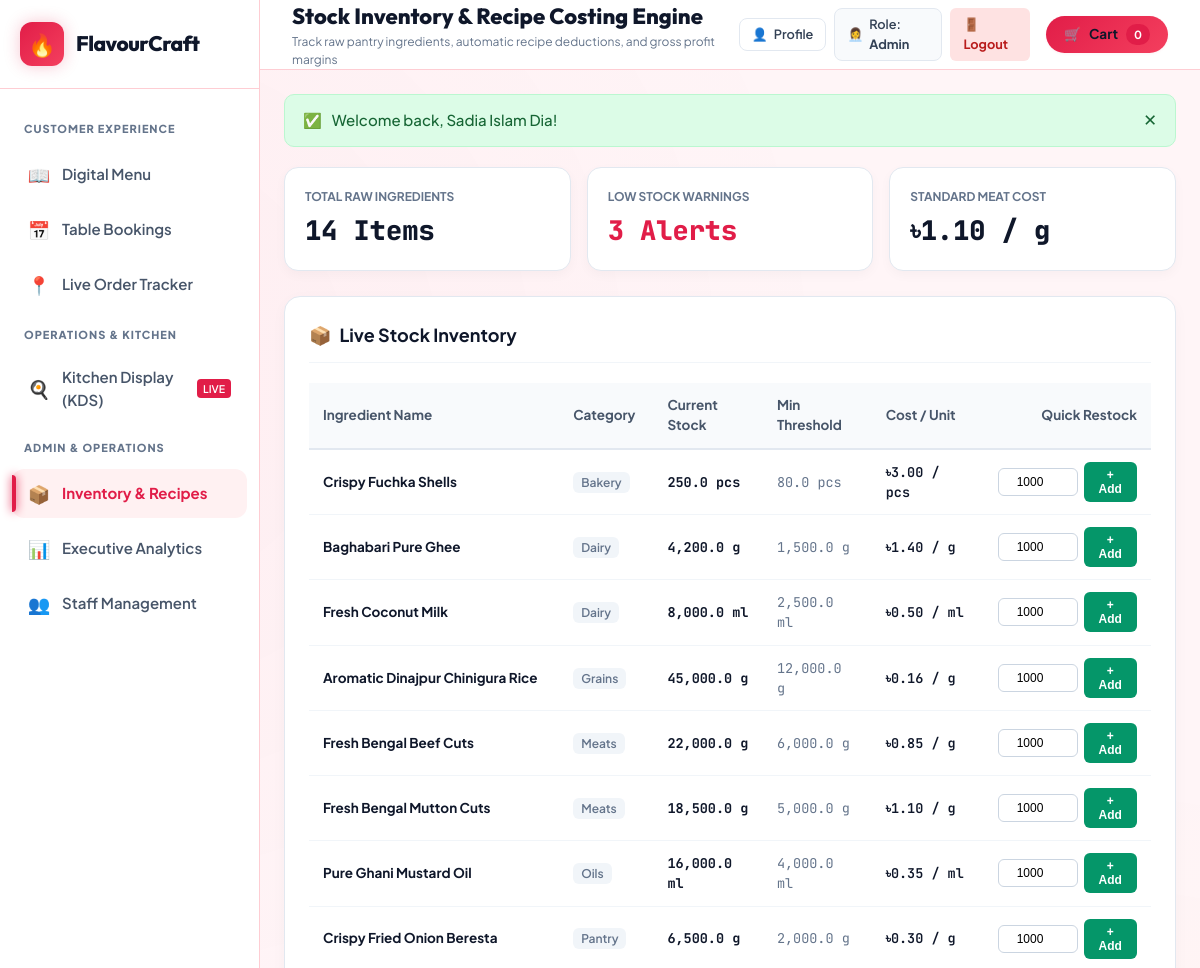
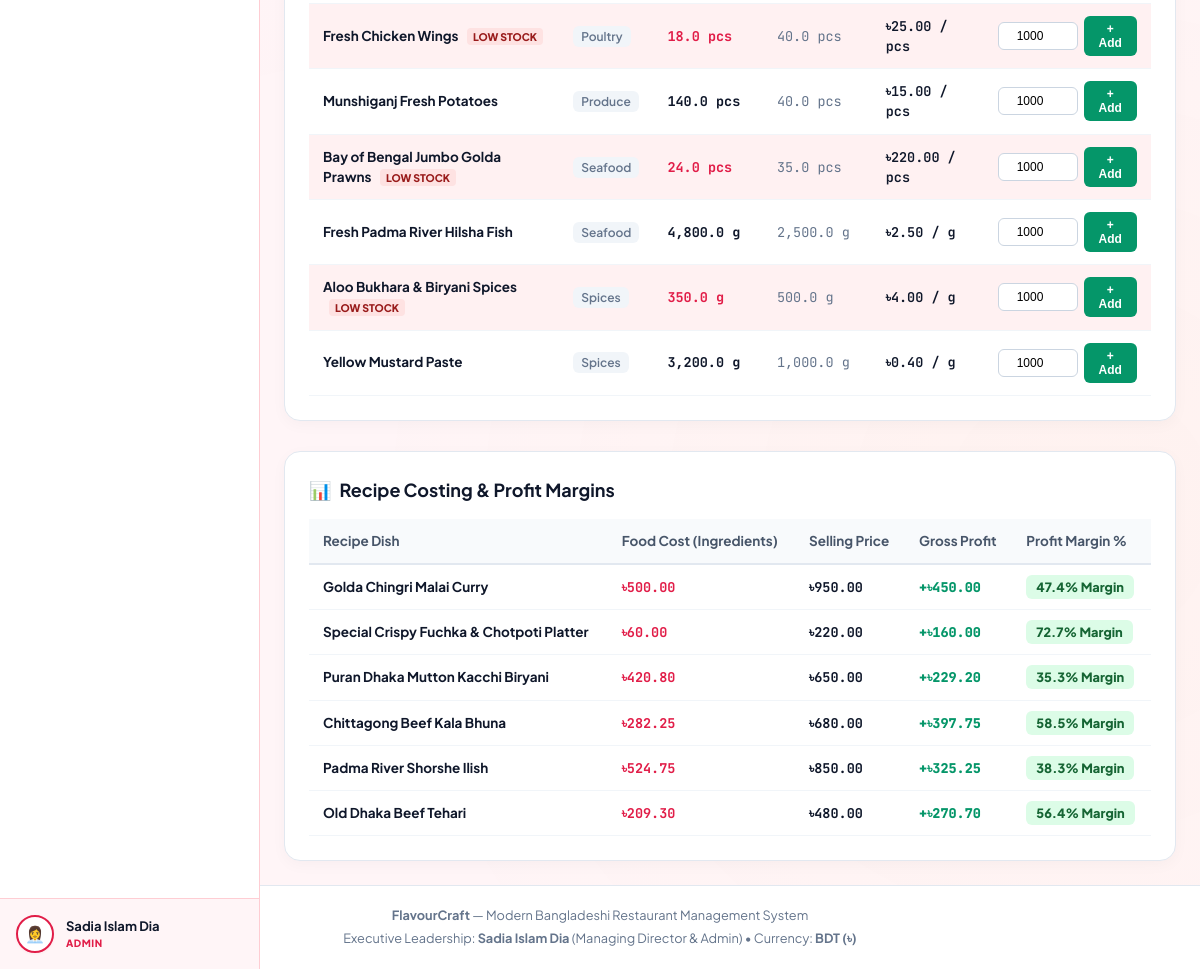
The app's page /inventory.php (signed in) with its own data (2 pictures, top to bottom).
### tables this page shows
CREATE TABLE `users` (
  `id` INT AUTO_INCREMENT PRIMARY KEY,
  `user_uid` VARCHAR(64) UNIQUE NOT NULL,
  `username` VARCHAR(50) UNIQUE NOT NULL,
  `password` VARCHAR(255) NOT NULL,
  `name` VARCHAR(100) NOT NULL,
  `role` ENUM('Admin', 'Manager', 'Kitchen', 'Customer') NOT NULL DEFAULT 'Customer',
  `avatar` VARCHAR(50) DEFAULT NULL,
  `phone` VARCHAR(30) DEFAULT NULL,
  `email` VARCHAR(100) DEFAULT NULL,
  `delivery_address` TEXT DEFAULT NULL,
  `created_at` TIMESTAMP DEFAULT CURRENT_TIMESTAMP
);

CREATE TABLE `inventory` (
  `id` INT AUTO_INCREMENT PRIMARY KEY,
  `ingredient_uid` VARCHAR(64) UNIQUE NOT NULL,
  `name` VARCHAR(150) NOT NULL,
  `category` VARCHAR(50) NOT NULL,
  `current_stock` DECIMAL(12,2) NOT NULL DEFAULT 0.00,
  `threshold` DECIMAL(12,2) NOT NULL DEFAULT 0.00,
  `unit` VARCHAR(20) NOT NULL,
  `cost_per_unit` DECIMAL(10,2) NOT NULL,
  `updated_at` TIMESTAMP DEFAULT CURRENT_TIMESTAMP ON UPDATE CURRENT_TIMESTAMP
);

CREATE TABLE `recipes` (
  `id` INT AUTO_INCREMENT PRIMARY KEY,
  `recipe_uid` VARCHAR(64) UNIQUE NOT NULL,
  `menu_item_uid` VARCHAR(64) NOT NULL,
  `dish_name` VARCHAR(150) NOT NULL,
  `selling_price` DECIMAL(10,2) NOT NULL,
  FOREIGN KEY (`menu_item_uid`) REFERENCES `menu_items` (`item_uid`) ON DELETE CASCADE
);

### inventory.php (the view, shortened to what the rows shown need)
<?php
require_once __DIR__ . '/config/db.php';
check_auth(['Admin', 'Manager']);
$pdo = get_db();
$inventory = [];
$recipes = [];
if ($pdo) {
    try {
        $inv_stmt = $pdo->query("SELECT * FROM inventory ORDER BY category ASC, name ASC");
        $inventory = $inv_stmt->fetchAll();
        $rec_stmt = $pdo->query("
            SELECT r.*,
                   SUM(ri.quantity * ri.unit_cost) AS total_cost
            FROM recipes r
            LEFT JOIN recipe_ingredients ri ON r.recipe_uid = ri.recipe_uid
            GROUP BY r.recipe_uid
        ");
        $recipes = $rec_stmt->fetchAll();
    } catch (PDOException $e) {
        $db_error = $e->getMessage();
    }
}
$page_heading = 'Stock Inventory & Recipe Costing Engine';
require_once __DIR__ . '/includes/header.php';
?>
<div style="background: #fff; border-radius: 16px; padding: 24px; border: 1px solid #e2e8f0; margin-bottom: 30px; box-shadow: 0 4px 15px rgba(0,0,0,0.03);">
  <div style="overflow-x: auto;">
    <table style="width: 100%; border-collapse: collapse; font-size: 0.9rem; text-align: left;">
      <thead>
        <tr style="background: #f8fafc; border-bottom: 2px solid #e2e8f0; color: #475569;">
          <th style="padding: 12px 14px;">Ingredient Name</th>
          <th style="padding: 12px 14px;">Category</th>
          <th style="padding: 12px 14px;">Current Stock</th>
          <th style="padding: 12px 14px;">Min Threshold</th>
          <th style="padding: 12px 14px;">Cost / Unit</th>
          <th style="padding: 12px 14px; text-align: right;">Quick Restock</th>
        </tr>
      </thead>
      <tbody>
        <?php foreach ($inventory as $item):
          $is_low = ($item['current_stock'] <= $item['threshold']);
        ?>
          <tr style="border-bottom: 1px solid #f1f5f9; <?php echo $is_low ? 'background: #fff1f2;' : ''; ?>">
            <td style="padding: 12px 14px; font-weight: 700; color: #0f172a;">
              <?php echo htmlspecialchars($item['name']); ?>
              <?php if ($is_low): ?>
                <span style="background: #fee2e2; color: #991b1b; font-size: 0.7rem; font-weight: 800; padding: 2px 6px; border-radius: 4px; margin-left: 6px;">LOW STOCK</span>
              <?php endif; ?>
            </td>
            <td style="padding: 12px 14px; color: #64748b;">
              <span style="background: #f1f5f9; padding: 3px 8px; border-radius: 6px; font-size: 0.8rem; font-weight: 600;">
                <?php echo htmlspecialchars($item['category']); ?>
              </span>
            </td>
            <td style="padding: 12px 14px; font-family: 'JetBrains Mono', monospace; font-weight: 700; color: <?php echo $is_low ? '#e11d48' : '#0f172a'; ?>;">
              <?php echo number_format($item['current_stock'], 1); ?> <?php echo htmlspecialchars($item['unit']); ?>
            </td>
            <td style="padding: 12px 14px; color: #64748b; font-family: 'JetBrains Mono', monospace;">
              <?php echo number_format($item['threshold'], 1); ?> <?php echo htmlspecialchars($item['unit']); ?>
            </td>
            <td style="padding: 12px 14px; font-family: 'JetBrains Mono', monospace; font-weight: 600; color: #0f172a;">
              <?php echo format_bdt($item['cost_per_unit']); ?> / <?php echo htmlspecialchars($item['unit']); ?>
            </td>
            <td style="padding: 12px 14px; text-align: right;">
              <form method="POST" action="inventory.php" style="display: inline-flex; align-items: center; gap: 6px; margin: 0;">
                <input type="number" name="add_qty" value="1000" min="1" step="any" style="width: 80px; padding: 6px 8px; border-radius: 6px; border: 1px solid #cbd5e1; font-size: 0.8rem; text-align: center;" />
                <button type="submit" style="background: #059669; color: #fff; border: none; padding: 6px 12px; border-radius: 6px; font-weight: 700; font-size: 0.8rem; cursor: pointer;">
                  + Add
                </button>
              </form>
            </td>
          </tr>
        <?php endforeach; ?>
      </tbody>
    </table>
  </div>
</div>
<div style="background: #fff; border-radius: 16px; padding: 24px; border: 1px solid #e2e8f0; box-shadow: 0 4px 15px rgba(0,0,0,0.03);">
  <div style="overflow-x: auto;">
    <table style="width: 100%; border-collapse: collapse; font-size: 0.9rem; text-align: left;">
      <thead>
        <tr style="background: #f8fafc; border-bottom: 2px solid #e2e8f0; color: #475569;">
          <th style="padding: 12px 14px;">Recipe Dish</th>
          <th style="padding: 12px 14px;">Food Cost (Ingredients)</th>
          <th style="padding: 12px 14px;">Selling Price</th>
          <th style="padding: 12px 14px;">Gross Profit</th>
          <th style="padding: 12px 14px;">Profit Margin %</th>
        </tr>
      </thead>
      <tbody>
        <?php foreach ($recipes as $rec):
          $cost = (float)($rec['total_cost'] ?? 0);
          $price = (float)$rec['selling_price'];
          $profit = $price - $cost;
          $margin = ($price > 0) ? ($profit / $price) * 100 : 0;
        ?>
          <tr style="border-bottom: 1px solid #f1f5f9;">
            <td style="padding: 12px 14px; font-weight: 700; color: #0f172a;">
              <?php echo htmlspecialchars($rec['dish_name']); ?>
            </td>
            <td style="padding: 12px 14px; font-family: 'JetBrains Mono', monospace; color: #e11d48; font-weight: 700;">
              <?php echo format_bdt($cost); ?>
            </td>
            <td style="padding: 12px 14px; font-family: 'JetBrains Mono', monospace; color: #0f172a; font-weight: 700;">
              <?php echo format_bdt($price); ?>
            </td>
            <td style="padding: 12px 14px; font-family: 'JetBrains Mono', monospace; color: #059669; font-weight: 800;">
              +<?php echo format_bdt($profit); ?>
            </td>
            <td style="padding: 12px 14px;">
              <span style="background: #dcfce7; color: #166534; font-weight: 800; padding: 4px 10px; border-radius: 6px; font-size: 0.85rem;">
                <?php echo number_format($margin, 1); ?>% Margin
              </span>
            </td>
          </tr>
        <?php endforeach; ?>
      </tbody>
    </table>
  </div>
</div>
<?php require_once __DIR__ . '/includes/footer.php'; ?>

### includes/header.php (shortened to what the rows shown need)
<?php
require_once __DIR__ . '/../config/db.php';
$current_user = get_current_user_data();
$page_heading = $page_heading ?? 'FlavourCraft Menu';
?>
<!DOCTYPE html>
<html lang="en">
<head>
  <link rel="stylesheet" href="css/variables.css" />
  <link rel="stylesheet" href="css/style.css" />
  <link rel="stylesheet" href="css/menu.css" />
  <link rel="stylesheet" href="css/ordering.css" />
  <link rel="stylesheet" href="css/reservations.css" />
  <link rel="stylesheet" href="css/kds.css" />
  <link rel="stylesheet" href="css/inventory.css" />
  <link rel="stylesheet" href="css/analytics.css" />
  <link rel="stylesheet" href="css/staff.css" />
  <link rel="stylesheet" href="css/rbac.css" />
  <link rel="stylesheet" href="css/auth.css" />
</head>
<body>
  <div id="app-shell">
    <aside class="sidebar" id="app-sidebar">
      <div class="brand-container">
        <a href="index.php" style="display:flex; align-items:center; gap:12px; text-decoration:none; color:inherit;">
          <div class="brand-text">
            <h1 style="margin:0; font-size:1.4rem;">FlavourCraft</h1>
          </div>
        </a>
      </div>
      <div class="sidebar-footer">
        <a href="<?php echo isset($_SESSION['user']) ? 'profile.php' : 'login.php'; ?>" style="text-decoration:none; color:inherit; display:block;">
          <div class="user-profile-card" style="cursor:pointer;" title="<?php echo isset($_SESSION['user']) ? 'Click to view & edit your profile' : 'Click to sign in'; ?>">
            <div class="user-avatar"><?php echo htmlspecialchars($current_user['avatar'] ?? '👤'); ?></div>
            <div class="user-info">
              <div class="user-name"><?php echo htmlspecialchars($current_user['name'] ?? 'Guest Customer'); ?></div>
              <div class="user-role-badge"><?php echo htmlspecialchars($current_user['role'] ?? 'Guest'); ?></div>
            </div>
          </div>
        </a>
      </div>
    </aside>
    <div class="main-wrapper">
      <header class="topbar">
        <div class="topbar-left">
          <div class="page-heading">
            <h2 id="topbar-page-title"><?php echo htmlspecialchars($page_heading); ?></h2>
          </div>
        </div>
        <div class="topbar-right">
          <div style="display:flex; align-items:center; gap:8px;">
            <?php if (isset($_SESSION['user'])): ?>
              <a href="profile.php" class="btn btn-secondary" style="padding:6px 12px; font-size:0.85rem; text-decoration:none; display:inline-flex; align-items:center; gap:6px; border:1px solid #e2e8f0; border-radius:8px; background:#fff; color:#334155; font-weight:600;" title="Edit Profile">
                <span>👤</span>
                <span>Profile</span>
              </a>
              <a href="login.php" class="btn btn-secondary" style="padding:6px 12px; font-size:0.85rem; text-decoration:none; display:inline-flex; align-items:center; gap:6px; border:1px solid #e2e8f0; border-radius:8px; background:#f8fafc; color:#334155; font-weight:600;" title="Switch Role">
                <span><?php echo htmlspecialchars($current_user['avatar'] ?? '👤'); ?></span>
                <span>Role: <strong><?php echo htmlspecialchars($current_user['role']); ?></strong></span>
              </a>
              <a href="logout.php" class="btn btn-sm" style="padding:6px 12px; font-size:0.85rem; text-decoration:none; background:#fee2e2; color:#b91c1c; border-radius:6px; font-weight:700;">🚪 Logout</a>
            <?php endif; ?>
          </div>
        </div>
      </header>
      <main class="content-body" style="padding: 24px;">

### records on screen
users: avatar "👩‍💼", name "Sadia Islam Dia", role "ADMIN", role "Admin"
inventory: name "Crispy Fuchka Shells", category "Bakery", current_stock "250.0", unit "pcs", threshold "80.0", cost_per_unit "৳3.00"
inventory: name "Baghabari Pure Ghee", category "Dairy", current_stock "4,200.0", unit "g", threshold "1,500.0", cost_per_unit "৳1.40"
inventory: name "Fresh Coconut Milk", category "Dairy", current_stock "8,000.0", unit "ml", threshold "2,500.0", cost_per_unit "৳0.50"
inventory: name "Aromatic Dinajpur Chinigura Rice", category "Grains", current_stock "45,000.0", unit "g", threshold "12,000.0", cost_per_unit "৳0.16"
inventory: name "Fresh Bengal Beef Cuts", category "Meats", current_stock "22,000.0", unit "g", threshold "6,000.0", cost_per_unit "৳0.85"
inventory: name "Fresh Bengal Mutton Cuts", category "Meats", current_stock "18,500.0", unit "g", threshold "5,000.0", cost_per_unit "৳1.10"
inventory: name "Pure Ghani Mustard Oil", category "Oils", current_stock "16,000.0", unit "ml", threshold "4,000.0", cost_per_unit "৳0.35"
inventory: name "Crispy Fried Onion Beresta", category "Pantry", current_stock "6,500.0", unit "g", threshold "2,000.0", cost_per_unit "৳0.30"
inventory: name "Fresh Chicken Wings", shows "LOW STOCK", category "Poultry", current_stock "18.0", unit "pcs", threshold "40.0", cost_per_unit "৳25.00"
inventory: name "Munshiganj Fresh Potatoes", category "Produce", current_stock "140.0", unit "pcs", threshold "40.0", cost_per_unit "৳15.00"
inventory: name "Bay of Bengal Jumbo Golda Prawns", shows "LOW STOCK", category "Seafood", current_stock "24.0", unit "pcs", threshold "35.0", cost_per_unit "৳220.00"
inventory: name "Fresh Padma River Hilsha Fish", category "Seafood", current_stock "4,800.0", unit "g", threshold "2,500.0", cost_per_unit "৳2.50"
inventory: name "Aloo Bukhara & Biryani Spices", shows "LOW STOCK", category "Spices", current_stock "350.0", unit "g", threshold "500.0", cost_per_unit "৳4.00"
inventory: name "Yellow Mustard Paste", category "Spices", current_stock "3,200.0", unit "g", threshold "1,000.0", cost_per_unit "৳0.40"
recipes: dish_name "Golda Chingri Malai Curry", cost "৳500.00", selling_price "৳950.00", profit "৳450.00", margin "47.4"
recipes: dish_name "Special Crispy Fuchka & Chotpoti Platter", cost "৳60.00", selling_price "৳220.00", profit "৳160.00", margin "72.7"
recipes: dish_name "Puran Dhaka Mutton Kacchi Biryani", cost "৳420.80", selling_price "৳650.00", profit "৳229.20", margin "35.3"
recipes: dish_name "Chittagong Beef Kala Bhuna", cost "৳282.25", selling_price "৳680.00", profit "৳397.75", margin "58.5"
recipes: dish_name "Padma River Shorshe Ilish", cost "৳524.75", selling_price "৳850.00", profit "৳325.25", margin "38.3"
recipes: dish_name "Old Dhaka Beef Tehari", cost "৳209.30", selling_price "৳480.00", profit "৳270.70", margin "56.4"

### other values on screen
$page_heading "Stock Inventory & Recipe Costing Engine"
$page_desc "Track raw pantry ingredients, automatic recipe deductions, and gross profit margins"
$cart_count "0"
$flash['message'] "Welcome back, Sadia Islam Dia!"
count($inventory) "14"
$low_stock_count "3"
